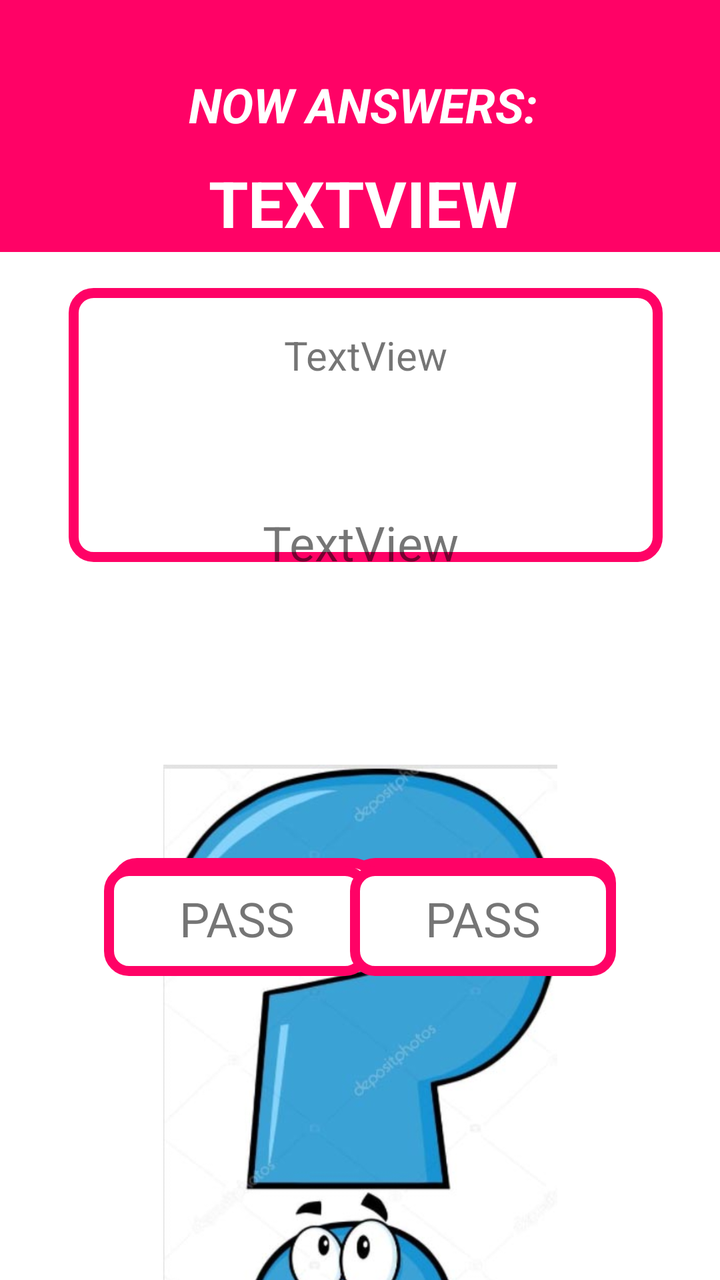
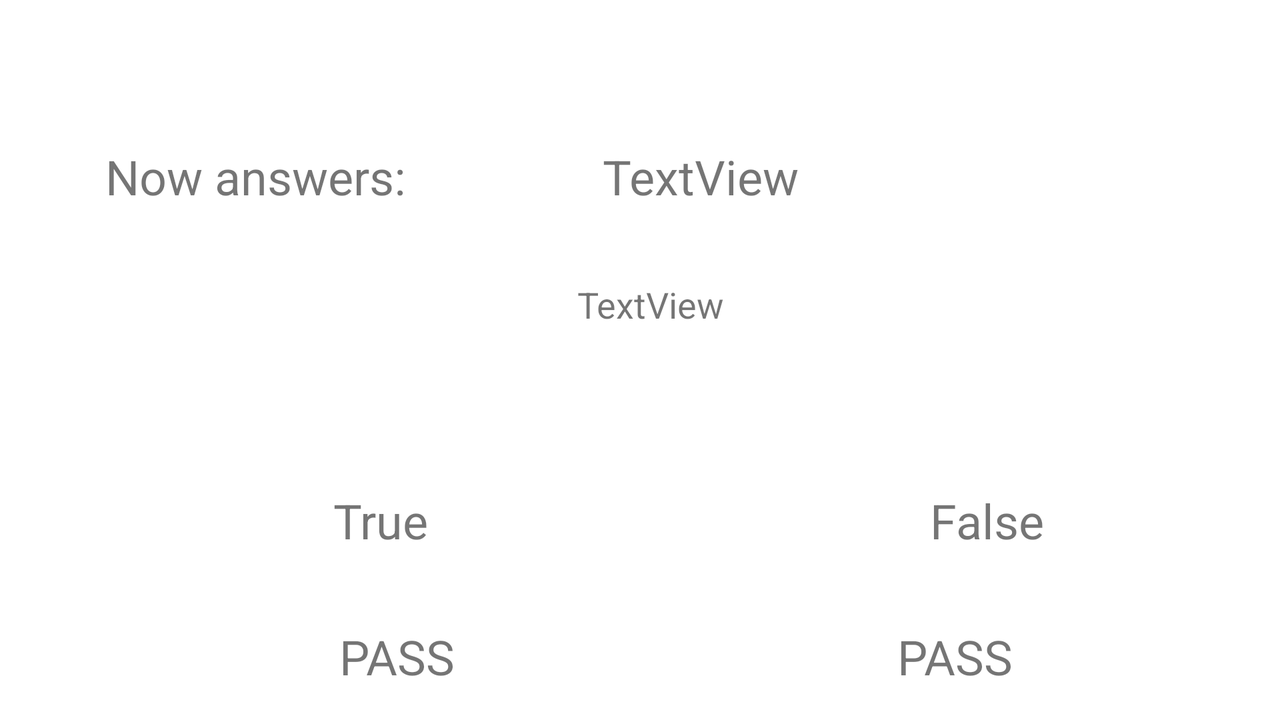

Two renders of one Android screen. The first uses the default layout on a phone; the second uses the alternative layout the repository ships for a different screen configuration, on a matching device. The two XML files are below.
<!-- AndroidManifest.xml: application theme Theme.Quiz_Game_Project -->
<!-- res/layout/fragment_second_round_questions.xml -->
<?xml version="1.0" encoding="utf-8"?>
<androidx.constraintlayout.widget.ConstraintLayout xmlns:android="http://schemas.android.com/apk/res/android"
    xmlns:app="http://schemas.android.com/apk/res-auto"
    xmlns:tools="http://schemas.android.com/tools"
    android:layout_width="match_parent"
    android:layout_height="match_parent"
    tools:context=".ui.fragments.SecondRoundQuestionsFragment">

    <ImageView
        android:id="@+id/imageView14"
        android:layout_width="197dp"
        android:layout_height="344dp"
        android:layout_marginTop="376dp"
        android:src="@drawable/wondering__222"
        app:layout_constraintEnd_toEndOf="parent"
        app:layout_constraintStart_toStartOf="parent"
        app:layout_constraintTop_toTopOf="parent" />

    <TextView
        android:id="@+id/textView33"
        android:layout_width="411dp"
        android:layout_height="126dp"
        android:background="@color/magenta"
        app:layout_constraintEnd_toEndOf="parent"
        app:layout_constraintHorizontal_bias="0.0"
        app:layout_constraintStart_toStartOf="parent"
        app:layout_constraintTop_toTopOf="parent" />

    <TextView
        android:id="@+id/txtNowAnswers"
        android:layout_width="303dp"
        android:layout_height="36dp"
        android:layout_marginTop="36dp"
        android:text="Now answers:"
        android:textAlignment="center"
        android:textAllCaps="true"
        android:textColor="@color/white"
        android:textSize="24sp"
        android:textStyle="bold|italic"
        app:layout_constraintEnd_toEndOf="parent"
        app:layout_constraintHorizontal_bias="0.528"
        app:layout_constraintStart_toStartOf="parent"
        app:layout_constraintTop_toTopOf="parent" />

    <TextView
        android:id="@+id/txtPlayerName"
        android:layout_width="305dp"
        android:layout_height="36dp"
        android:layout_marginTop="80dp"
        android:text="TextView"
        android:textAlignment="center"
        android:textAllCaps="true"
        android:textColor="@color/white"
        android:textSize="32sp"
        android:textStyle="bold"
        app:layout_constraintEnd_toEndOf="parent"
        app:layout_constraintHorizontal_bias="0.528"
        app:layout_constraintStart_toStartOf="parent"
        app:layout_constraintTop_toTopOf="parent" />

    <TextView
        android:id="@+id/txtQuestion"
        android:layout_width="297dp"
        android:layout_height="137dp"
        android:layout_marginTop="144dp"
        android:background="@drawable/stroke_magenta"
        android:paddingTop="20dp"
        android:text="TextView"
        android:textAlignment="center"
        android:textSize="20sp"
        app:layout_constraintEnd_toEndOf="parent"
        app:layout_constraintHorizontal_bias="0.543"
        app:layout_constraintStart_toStartOf="parent"
        app:layout_constraintTop_toTopOf="parent" />

    <TextView
        android:id="@+id/txtFalse"
        android:layout_width="133dp"
        android:layout_height="55dp"
        android:layout_marginEnd="52dp"
        android:text="False"
        android:textAlignment="center"
        android:textSize="24sp"
        android:paddingTop="10dp"
        android:background="@drawable/mag_white"
        app:layout_constraintEnd_toEndOf="parent"
        app:layout_constraintTop_toTopOf="@+id/txtTrue" />

    <TextView
        android:id="@+id/txtTrue"
        android:layout_width="133dp"
        android:layout_height="55dp"
        android:layout_marginStart="56dp"
        android:layout_marginTop="148dp"
        android:text="True"
        android:textAlignment="center"
        android:textSize="24sp"
        android:paddingTop="10dp"
        android:background="@drawable/mag_white"
        app:layout_constraintStart_toStartOf="parent"
        app:layout_constraintTop_toBottomOf="@+id/txtQuestion" />

    <TextView
        android:id="@+id/txtPass1"
        android:layout_width="133dp"
        android:layout_height="55dp"
        android:layout_marginStart="52dp"
        android:layout_marginBottom="152dp"
        android:background="@drawable/mag_white"
        android:text="PASS"
        android:textAlignment="center"
        android:textSize="24sp"
        android:paddingTop="10dp"
        app:layout_constraintBottom_toBottomOf="parent"
        app:layout_constraintStart_toStartOf="parent" />

    <TextView
        android:id="@+id/txtPass2"
        android:layout_width="133dp"
        android:layout_height="55dp"
        android:layout_marginEnd="52dp"
        android:layout_marginBottom="152dp"
        android:background="@drawable/mag_white"
        android:text="PASS"
        android:textAlignment="center"
        android:textSize="24sp"
        android:paddingTop="10dp"
        app:layout_constraintBottom_toBottomOf="parent"
        app:layout_constraintEnd_toEndOf="parent" />

    <TextView
        android:id="@+id/timerRoundTwo"
        android:layout_width="175dp"
        android:layout_height="101dp"
        android:text="TextView"
        android:textAlignment="center"
        android:textSize="24sp"
        app:layout_constraintBottom_toBottomOf="parent"
        app:layout_constraintEnd_toEndOf="parent"
        app:layout_constraintStart_toStartOf="parent"
        app:layout_constraintTop_toTopOf="parent"
        app:layout_constraintVertical_bias="0.473" />



</androidx.constraintlayout.widget.ConstraintLayout>
<!-- resources referenced by this layout -->
<resources>
  <color name="magenta">#ff0266</color>
  <color name="white">#FFFFFFFF</color>
  <!-- drawable mag_white (drawable) -->
  <?xml version="1.0" encoding="utf-8"?>
  <shape xmlns:android="http://schemas.android.com/apk/res/android"
      android:shape="rectangle">
      <corners android:radius="10dp" />
      <stroke android:width="5dp"
          android:color="@color/magenta" />
      <solid android:color="@color/white" />
  
  </shape>
  <!-- drawable stroke_magenta (drawable) -->
  <?xml version="1.0" encoding="utf-8"?>
  <shape xmlns:android="http://schemas.android.com/apk/res/android"
      android:shape="rectangle">
      <corners android:radius="10dp" />
      <stroke android:width="5dp"
          android:color="@color/magenta" />
  
  </shape>
  <!-- drawable wondering__222: jpg bitmap (drawable-v24, 48466 bytes) -->
  <style name="Theme.Quiz_Game_Project" parent="Theme.MaterialComponents.DayNight.NoActionBar">
          
          <item name="colorPrimary">@color/purple_500</item>
          <item name="colorPrimaryVariant">@color/purple_700</item>
          <item name="colorOnPrimary">@color/white</item>
          
          <item name="colorSecondary">@color/teal_200</item>
          <item name="colorSecondaryVariant">@color/teal_700</item>
          <item name="colorOnSecondary">@color/black</item>
          
          <item name="android:statusBarColor" tools:targetApi="l">?attr/colorPrimaryVariant</item>
          
      </style>
  <color name="purple_500">#FF6200EE</color>
  <color name="purple_700">#FF3700B3</color>
  <color name="teal_200">#FF03DAC5</color>
  <color name="teal_700">#FF018786</color>
  <color name="black">#FF000000</color>
</resources>
<!-- res/layout-land/fragment_second_round_questions.xml (the repository's variant of the layout above) -->
<!-- drawn on the phone turned sideways -->
<?xml version="1.0" encoding="utf-8"?>
<androidx.constraintlayout.widget.ConstraintLayout xmlns:android="http://schemas.android.com/apk/res/android"
    xmlns:app="http://schemas.android.com/apk/res-auto"
    xmlns:tools="http://schemas.android.com/tools"
    android:layout_width="match_parent"
    android:layout_height="match_parent"
    tools:context=".ui.fragments.SecondRoundQuestionsFragment">

    <TextView
        android:id="@+id/txtNowAnswers"
        android:layout_width="305dp"
        android:layout_height="46dp"
        android:layout_marginTop="72dp"
        android:text="Now answers:   "
        android:textSize="24sp"
        app:layout_constraintEnd_toEndOf="parent"
        app:layout_constraintHorizontal_bias="0.157"
        app:layout_constraintStart_toStartOf="parent"
        app:layout_constraintTop_toTopOf="parent" />

    <TextView
        android:id="@+id/txtPlayerName"
        android:layout_width="301dp"
        android:layout_height="54dp"
        android:layout_marginTop="72dp"
        android:text="TextView"
        android:textSize="24sp"
        app:layout_constraintEnd_toEndOf="parent"
        app:layout_constraintHorizontal_bias="0.889"
        app:layout_constraintStart_toStartOf="parent"
        app:layout_constraintTop_toTopOf="parent" />

    <TextView
        android:id="@+id/txtPass2"
        android:layout_width="133dp"
        android:layout_height="55dp"
        android:layout_marginTop="312dp"
        android:layout_marginEnd="16dp"
        android:text="PASS"
        android:textAlignment="center"
        android:textSize="24sp"
        app:layout_constraintEnd_toEndOf="@+id/txtFalse"
        app:layout_constraintTop_toTopOf="parent" />

    <TextView
        android:id="@+id/txtFalse"
        android:layout_width="133dp"
        android:layout_height="55dp"
        android:layout_marginEnd="80dp"
        android:text="False"
        android:textAlignment="center"
        android:textSize="24sp"
        app:layout_constraintEnd_toEndOf="parent"
        app:layout_constraintTop_toTopOf="@+id/txtTrue" />

    <TextView
        android:id="@+id/txtTrue"
        android:layout_width="133dp"
        android:layout_height="55dp"
        android:layout_marginStart="124dp"
        android:layout_marginTop="244dp"
        android:text="True"
        android:textAlignment="center"
        android:textSize="24sp"
        app:layout_constraintStart_toStartOf="parent"
        app:layout_constraintTop_toTopOf="parent" />

    <TextView
        android:id="@+id/txtQuestion"
        android:layout_width="496dp"
        android:layout_height="95dp"
        android:layout_marginTop="140dp"
        android:text="TextView"
        android:textAlignment="center"
        android:textSize="18sp"
        app:layout_constraintEnd_toEndOf="parent"
        app:layout_constraintHorizontal_bias="0.536"
        app:layout_constraintStart_toStartOf="parent"
        app:layout_constraintTop_toTopOf="parent" />

    <TextView
        android:id="@+id/txtPass1"
        android:layout_width="133dp"
        android:layout_height="55dp"
        android:layout_marginStart="8dp"
        android:text="PASS"
        android:textAlignment="center"
        android:textSize="24sp"
        app:layout_constraintStart_toStartOf="@+id/txtTrue"
        app:layout_constraintTop_toTopOf="@+id/txtPass2" />
</androidx.constraintlayout.widget.ConstraintLayout>
<!-- resources referenced by the variant -->
<!-- as the phone turned sideways resolves them -->
<resources>
  <style name="Theme.Quiz_Game_Project" parent="Theme.MaterialComponents.DayNight.NoActionBar">
          
          <item name="colorPrimary">@color/purple_500</item>
          <item name="colorPrimaryVariant">@color/purple_700</item>
          <item name="colorOnPrimary">@color/white</item>
          
          <item name="colorSecondary">@color/teal_200</item>
          <item name="colorSecondaryVariant">@color/teal_700</item>
          <item name="colorOnSecondary">@color/black</item>
          
          <item name="android:statusBarColor" tools:targetApi="l">?attr/colorPrimaryVariant</item>
          
      </style>
  <color name="purple_500">#FF6200EE</color>
  <color name="purple_700">#FF3700B3</color>
  <color name="white">#FFFFFFFF</color>
  <color name="teal_200">#FF03DAC5</color>
  <color name="teal_700">#FF018786</color>
  <color name="black">#FF000000</color>
</resources>
